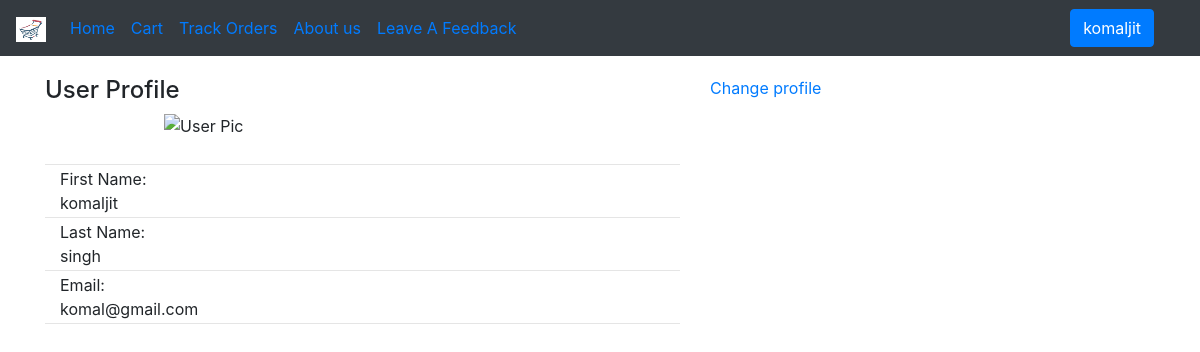
Screenshot of /profile (signed in) with the database file from the repository.
### tables this page shows
CREATE TABLE users 
                (userId integer primary key autoincrement,
  		password TEXT,
		email TEXT unique,
		firstName TEXT,
		lastName TEXT,
		address1 TEXT,
		address2 TEXT,
		zipcode TEXT,
		city TEXT,
		state TEXT,
		country TEXT, 
		phone TEXT,
                image TEXT
		);

### app.py (the view)
@app.route('/profile')
def profile():
    loggedIn, first_name = getLogindetails()
    if loggedIn == False:
        return redirect(url_for('loginform'))
    with sqlite3.connect('database.db') as con:
        cur = con.cursor()
        cur.execute("select * from users where email='{}'".format(session['email']))
        user_info = cur.fetchone()
    return render_template('profile.html',loggedIn= loggedIn, first_name=first_name, user_info=user_info)

### app.py (called while the page is built)
def getLogindetails():
    with sqlite3.connect('database.db') as data:
        connection = data.cursor()
        if 'email' not in session:
            loggedIn = False
            first_name = ""
        else:
            try:
                details = connection.execute("Select * from users where email='"+session['email']+"'")
                p = details.fetchone()
                first_name = p[3]
                loggedIn = True
            except:
                loggedIn = False
                first_name = ""
                session.pop('email')
    return (loggedIn, first_name)

### templates/profile.html
{% extends "header.html" %}
{% block body %}
<div class="container" style="padding-top:20px;">
  <div class="row">
   <div class="col-md-7 ">
    <div class="panel panel-default">
     <div class="panel-heading"><h4 >User Profile</h4></div>
      <div class="panel-body">
        <div class="box box-info">
         <div class="box-body">
          <div class="col-sm-6">
           <div  align="center">
          {% if user_info[12] %}
             <img alt="User Pic" src="{{url_for('static',filename=user_info[12])}}" id="profile-image1" class="img-circle img-responsive" style="width:150px;height:150px;">
           {% else %}
             <img alt="User Pic" src={{url_for('static',filename="default.jpg")}} id="profile-image1" class="img-circle img-responsive" style="width:150px;height:150px;">
           {% endif %}
         </div>
         </div>
         <br>
         <hr style="margin:2px 0 2px 0;">
       <div class="col-sm-5 col-xs-6 tital " >First Name:</div>
         <div class="col-sm-7 col-xs-6 ">{{user_info[3]}}</div>
          <hr style="margin:2px 0 2px 0;">
         <div class="col-sm-5 col-xs-6 tital " >Last Name:</div>
         <div class="col-sm-7">{{user_info[4]}}</div>
         <hr style="margin:2px 0 2px 0;">
         <div class="col-sm-5 col-xs-6 tital " >Email:</div>
         <div class="col-sm-7">{{user_info[2]}}</div>
         <hr style="margin:2px 0 2px 0;">
     </div>
    </div>
   </div>
  </div>
 </div>
  <div class="col-md-3">
     <a href="{{url_for('edit_profile')}}">Change profile</a>
  </div>
 </div>
</div>
{% endblock %}

### templates/header.html (shortened to what this page needs)
<!DOCTYPE html>
<html lang="en">
<head>
        <link rel="stylesheet" href="/static/app.css">
        <link rel="stylesheet" href="https://maxcdn.bootstrapcdn.com/bootstrap/4.0.0-beta.2/css/bootstrap.min.css">
</head>
<body>
   <nav class="navbar navbar-expand-lg  bg-dark">
        <a class="navbar-brand" href="#">
             <img src={{url_for('static',filename="store.png")}} width="30" height="25" alt="">
         </a>
        <div class="collapse navbar-collapse" id="navbarTogglerDemo03">
         <ul class="navbar-nav mr-auto mt-2 mt-lg-0">
            <li class="nav-item active">
                <a class="nav-link" href={{url_for('root')}}>Home <span class="sr-only">(current)</span></a>
            </li>
            <li class="nav-item active">
                <a class="nav-link" href={{url_for('Cart')}}>Cart<span class="sr-only">(current)</span></a>
            </li>
            <li class="nav-item active">
                <a class="nav-link" href={{url_for('trackorders')}}>Track Orders<span class="sr-only">(current)</span></a>
            </li>
            <li class="nav-item active">
                <a class="nav-link" href={{url_for('Info')}}>About us<span class="sr-only">(current)</span></a>
            </li>
            <li class="nav-item active">
                <a class="nav-link" href={{url_for('feedback')}}>Leave A Feedback<span class="sr-only">(current)</span></a>
            </li>
        </ul>
       </div>
	{% if not loggedIn %}
	   <ul class="navbar-nav mt-2 mt-lg-0">
             <li class="nav-item" >
                <a class="nav-link" href="{{url_for('loginform')}}">Sign in</a>
           </li>
           <li class="nav-item">
               <a class="nav-link" href="{{url_for('register')}}">Register</a>
           </li>
         </ul>
        {% else %}
        <div class="dropdown" style="padding-right:30px;">
         <button class="btn btn-primary" type="button" data-toggle="dropdown">{{first_name}}
          </button>
      </div>
	{% endif %}
   </nav>
   {%block body%} {% endblock %}
</html>

### rows the page displays
users: firstName "komaljit", lastName "singh", email "komal@gmail.com"
